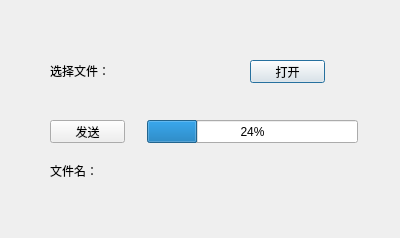
<?xml version="1.0" encoding="UTF-8"?>
<ui version="4.0">
 <class>SndFileServer</class>
 <widget class="QDialog" name="SndFileServer">
  <property name="geometry">
   <rect>
    <x>0</x>
    <y>0</y>
    <width>400</width>
    <height>238</height>
   </rect>
  </property>
  <property name="windowTitle">
   <string>Dialog</string>
  </property>
  <widget class="QPushButton" name="Btn_Open">
   <property name="geometry">
    <rect>
     <x>250</x>
     <y>60</y>
     <width>75</width>
     <height>23</height>
    </rect>
   </property>
   <property name="text">
    <string>打开</string>
   </property>
  </widget>
  <widget class="QProgressBar" name="progressBar">
   <property name="geometry">
    <rect>
     <x>147</x>
     <y>120</y>
     <width>211</width>
     <height>23</height>
    </rect>
   </property>
   <property name="value">
    <number>24</number>
   </property>
  </widget>
  <widget class="QLabel" name="label">
   <property name="geometry">
    <rect>
     <x>50</x>
     <y>60</y>
     <width>71</width>
     <height>21</height>
    </rect>
   </property>
   <property name="text">
    <string>选择文件：</string>
   </property>
  </widget>
  <widget class="QPushButton" name="Btn_Snd">
   <property name="geometry">
    <rect>
     <x>50</x>
     <y>120</y>
     <width>75</width>
     <height>23</height>
    </rect>
   </property>
   <property name="text">
    <string>发送</string>
   </property>
  </widget>
  <widget class="QLabel" name="label_Status">
   <property name="geometry">
    <rect>
     <x>50</x>
     <y>160</y>
     <width>171</width>
     <height>21</height>
    </rect>
   </property>
   <property name="text">
    <string>文件名：</string>
   </property>
  </widget>
 </widget>
 <resources/>
 <connections/>
</ui>
